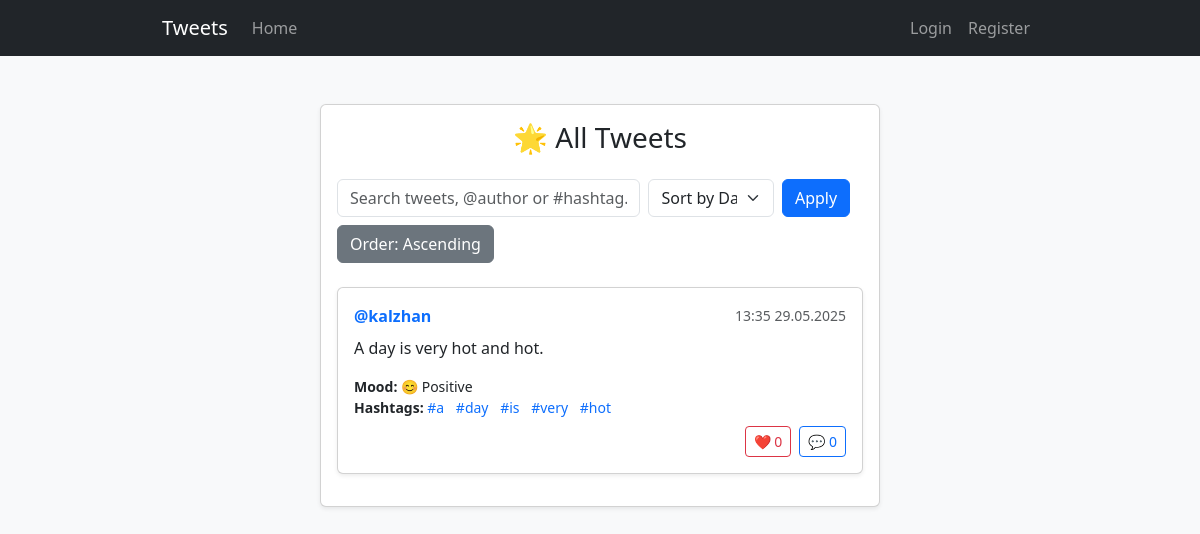
/main/?q=&sort_by=date&order=asc, run on the app's committed database.
### app/models.py (models this page shows, shortened)
class Tweet(db.Model):
    id = db.Column(db.Integer, primary_key=True)
    content = db.Column(db.String(280), nullable=False)
    image = db.Column(db.String(100), nullable=True)
    sentiment = db.Column(db.String(10), nullable=True)
    hashtags = db.Column(db.String(150), nullable=True)
    created_at = db.Column(db.DateTime, default=datetime.utcnow, nullable=False)
    user_id = db.Column(db.Integer, db.ForeignKey('user.id'), nullable=False)
    likes = db.relationship('Like', backref='tweet', lazy=True, cascade='all, delete-orphan')
    comments = db.relationship('Comment', backref='tweet', lazy=True, cascade='all, delete-orphan')

class User(UserMixin, db.Model):
    id = db.Column(db.Integer, primary_key=True)
    username = db.Column(db.String(50), unique=True, nullable=False)
    email = db.Column(db.String(120), unique=True, nullable=False)
    password_hash = db.Column(db.String(128), nullable=False)
    tweets = db.relationship('Tweet', backref='author', lazy=True)

### app/main/routes.py (the view, shortened to what this page needs)
@main_bp.route('/')
def home():
    query = request.args.get('q', '').strip()
    date_str = request.args.get('date', '').strip()
    min_likes = request.args.get('min_likes', '').strip()
    min_comments = request.args.get('min_comments', '').strip()
    sort_by = request.args.get('sort_by', 'date')
    order = request.args.get('order', 'desc')
    tweets_query = Tweet.query
    tweets_query = tweets_query \
        .outerjoin(Like, Like.tweet_id == Tweet.id) \
        .outerjoin(Comment, Comment.tweet_id == Tweet.id) \
        .group_by(Tweet.id)
    if min_likes.isdigit():
        tweets_query = tweets_query.having(func.count(Like.id) >= int(min_likes))
    if min_comments.isdigit():
        tweets_query = tweets_query.having(func.count(Comment.id) >= int(min_comments))
    sort_order_func = desc if order == 'desc' else asc
    if sort_by == 'likes':
        tweets_query = tweets_query.order_by(sort_order_func(func.count(Like.id)))
    elif sort_by == 'comments':
        tweets_query = tweets_query.order_by(sort_order_func(func.count(Comment.id)))
    else:  # default or 'date'
        tweets_query = tweets_query.order_by(sort_order_func(Tweet.created_at))
    tweets = tweets_query.all()
    return render_template(
        'home.html',
        tweets=tweets,
        query=query,
        date=date_str,
        min_likes=min_likes,
        min_comments=min_comments,
        sort_by=sort_by,
        order=order
    )

### app/__init__.py (called while the page is built)
    def setup_callbacks(self):
        from app.models import User
        from flask_login import current_user
        from flask import session, render_template
        @login_manager.user_loader
        def load_user(user_id):
            return User.query.get(int(user_id))
        @self.app.before_request
        def update_last_seen():
            if current_user.is_authenticated:
                current_user.last_seen = datetime.utcnow()
                db.session.commit()
        @self.app.before_request
        def make_session_permanent():
            session.permanent = True
        @self.app.errorhandler(404)
        def not_found(e):
            return render_template('404.html'), 404
        @self.app.errorhandler(403)
        def forbidden(e):
            return render_template('403.html'), 403

### app/templates/home.html (shortened to what this page needs)
{% extends "base.html" %}
{% block content %}
<div class="container py-4">
    <div class="row justify-content-center">
        <div class="col-lg-8">
            <div class="card shadow-sm mb-4 border-1" style="padding: 2vh 2vh;">
                <h3 class="mb-4 text-center">🌟 All Tweets</h3>
                {% set sort_by = request.args.get('sort_by', 'date') %}
                {% set order = request.args.get('order', 'desc') %}
                <form method="GET" action="{{ url_for('main.home') }}" class="mb-4">
                    <div class="row g-2 align-items-center">
                        <div class="col-7">
                            <input
                                    type="text"
                                    name="q"
                                    class="form-control"
                                    placeholder="Search tweets, @author or #hashtag…"
                                    value="{{ request.args.get('q', '') }}"
                            >
                        </div>
                        <div class="col-3">
                            <select name="sort_by" class="form-select">
                                <option value="date" {% if sort_by==
                                'date' %}selected{% endif %}>Sort by Date</option>
                            </select>
                        </div>
                        <div class="col-auto">
                            <button type="submit" class="btn btn-primary">Apply</button>
                        </div>
                        <div class="col-auto">
                            <a
                                    href="{{ url_for('main.home', q=request.args.get('q',''), sort_by=sort_by, order=('asc' if order=='desc' else 'desc')) }}"
                                    class="btn btn-secondary"
                                    title="Toggle order"
                            >
                                Order: {% if order == 'asc' %}Ascending{% else %}Descending{% endif %}
                            </a>
                        </div>
                    </div>
                </form>
                {% for tweet in tweets %}
                <div class="card shadow-sm mb-3 border-0.5">
                    <div class="card-body">
                        <div class="d-flex justify-content-between align-items-center mb-2">
                            <div class="fw-bold text-primary">@{{ tweet.author.username }}</div>
                            <small class="text-muted">
                                {{ tweet.created_at.strftime('%H:%M %d.%m.%Y') }}
                            </small>
                        </div>
                        <p class="card-text">{{ tweet.content }}</p>
                        <div class="d-flex justify-content-between" style="font-size: 14px; margin-top: 1rem;">
                            <div>
                                <div>
                                    <strong>Mood:</strong>
                                    {% if tweet.sentiment == 'POSITIVE' %}
                                    😊 Positive
                                    {% elif tweet.sentiment == 'NEGATIVE' %}
                                    😢 Negative
                                    {% else %}
                                    😐 Neutral
                                    {% endif %}
                                </div>
                                <div>
                                    <strong>Hashtags:</strong>
                                    {% for tag in tweet.hashtags.split()[:5] %}
                                    <a
                                            href="{{ url_for('main.home', q=tag) }}"
                                            class="text-decoration-none me-2"
                                    >
                                        #{{ tag.lstrip('#') }}
                                    </a>
                                    {% endfor %}
                                </div>
                            </div>
                        </div>
                        <div class="d-flex justify-content-end gap-2" style="margin-top: 0.5rem;">
                            <form
                                    method="POST"
                                    action="{{ url_for('tweets.like_tweet', tweet_id=tweet.id) }}"
                            >
                                <button type="submit" class="btn btn-outline-danger btn-sm">
                                    ❤️ {{ tweet.likes|length }}
                                </button>
                            </form>
                            <a
                                    href="{{ url_for('tweets.view_tweet', tweet_id=tweet.id) }}"
                                    class="btn btn-outline-primary btn-sm"
                            >
                                💬 {{ tweet.comments|length }}
                            </a>
                        </div>
                    </div>
                </div>
                {% else %}
                <div class="alert alert-info text-center shadow-sm">
                    No tweets yet. Be the first!
                </div>
                {% endfor %}
            </div>
        </div>
    </div>
</div>
{% endblock %}

### app/static/css/style.css (style rules this page uses)
body { background-color: #f8f9fa; }
.container { max-width: 900px; }
.card { box-shadow: 0 2px 4px rgba(0,0,0,0.1); }

### data on the page
Tweet: author.username "kalzhan", created_at "13:35 29.05.2025", content "A day is very hot and hot.", sentiment "😊 Positive", lstrip "a" "day" "is" "very" "hot", likes|length "0", comments|length "0"
